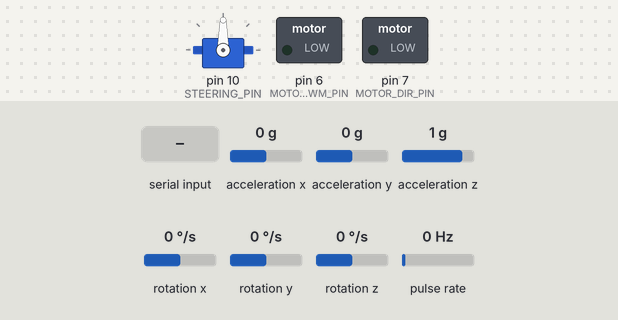
Bench run of a sketch on a simulated Arduino Uno, built with avr-gcc and run on an emulated ATmega328P. On the bench: servo, switched loads named in the sketch (green lamp = pin HIGH). Wiring (inferred from the names in the program): pulse sensor: data pin 2; MPU-6050 motion sensor at I2C address 0x68. Inputs (shaded band) come from the test bench; at power-on: acceleration x 0 g, acceleration y 0 g, acceleration z 1 g, rotation x 0 °/s, rotation y 0 °/s, rotation z 0 °/s, pulse rate 0 Hz. What the sketch prints to the serial monitor is not drawn.

Above: at 10.3 s.
10.4 s: "90,45\n" received over Serial
At 11.4 s:
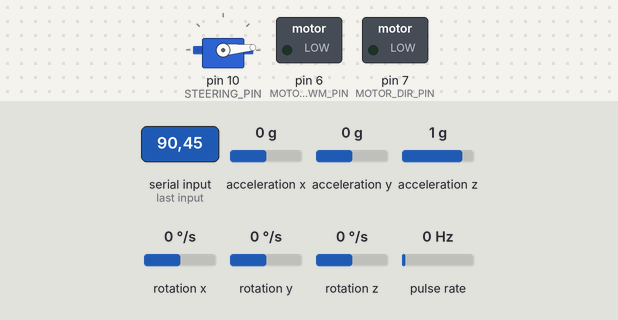
11.9 s: "30,150\n" received over Serial
At 12.5 s:
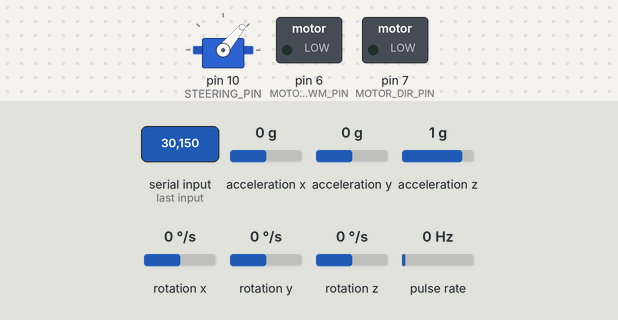
Timing chart, 0 to 14.9 s (numbered marks = the images above; inputs shaded):
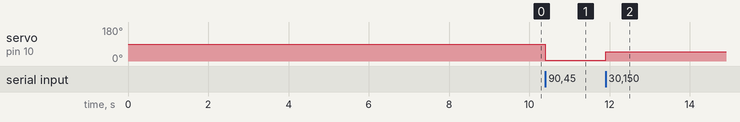

The sketch:

NEW_M5.ino
```cpp
#include <Wire.h>
#include <Servo.h>

// =====================================================
// MPU6050
// =====================================================
const int MPU = 0x68;

int16_t AccX, AccY, AccZ;
int16_t GyroX, GyroY, GyroZ;

float roll = 0;
float pitch = 0;
float yaw = 0;

float accRoll, accPitch;

float gyroBiasX = 0;
float gyroBiasY = 0;
float gyroBiasZ = 0;

// Gyro correction
// Real 360 degrees measured as 351 degrees
// Correction factor = 360 / 351 = 1.0256
const float gyroZScale = 1.0256;

// Gyro deadband thresholds
const float gyroXYThreshold = 0.8;
const float gyroZThreshold = 0.3;

// =====================================================
// MOTOR + SERVO
// =====================================================
#define MOTOR_PWM_PIN   6
#define MOTOR_DIR_PIN   7
#define STEERING_PIN    10
#define STEERING_MIN    0
#define STEERING_MAX    180

Servo steeringServo;

// =====================================================
// ENCODER
// =====================================================
#define ENCODER_PIN 2

volatile long encoderCount = 0;
long prevEncoderCount = 0;

const float encoderPPR = 11.0;

// total gear reduction
// 34 internal × 2.8 external ≈ 95.2
const float gearboxRatio = 95.2;

// =====================================================
// VEHICLE PARAMETERS
// =====================================================

// wheel diameter = 6.5 cm
const float wheelDiameter = 0.065;

// wheel circumference
const float wheelCircumference =
    PI * wheelDiameter;

// experimentally calibrated factor
const float calibrationFactor = 0.943;

// measured real maximum speed
const float MAX_LINEAR_SPEED = 0.17;

// =====================================================
// STATES
// =====================================================

// longitudinal speed
float actualSpeed = 0;

// filtered speed
float filteredSpeed = 0;

// global x position
float x = 0.0;

// global y position
float y = 0.0;

// heading angle
float theta = 0.0;

// =====================================================
// CONTROL
// =====================================================
float targetSpeed = 0;
float Kp = 2.0;

// =====================================================
// TIMING
// =====================================================
unsigned long prevTime = 0;
float dt = 0;

// =====================================================
// ENCODER INTERRUPT
// =====================================================
void countEncoder() {
    encoderCount++;
}

// =====================================================
// MPU FUNCTIONS
// =====================================================
void writeMPU(byte reg, byte data) {

    Wire.beginTransmission(MPU);
    Wire.write(reg);
    Wire.write(data);
    Wire.endTransmission(true);
}

void readMPU() {

    Wire.beginTransmission(MPU);
    Wire.write(0x3B);
    Wire.endTransmission(false);

    Wire.requestFrom(MPU, 14, true);

    AccX = Wire.read() << 8 | Wire.read();
    AccY = Wire.read() << 8 | Wire.read();
    AccZ = Wire.read() << 8 | Wire.read();

    Wire.read();
    Wire.read();

    GyroX = Wire.read() << 8 | Wire.read();
    GyroY = Wire.read() << 8 | Wire.read();
    GyroZ = Wire.read() << 8 | Wire.read();
}

void calibrateGyro() {

    Serial.println("Calibrating...");
    delay(3000);

    const int samples = 2000;

    for (int i = 0; i < samples; i++) {

        Wire.beginTransmission(MPU);
        Wire.write(0x43);
        Wire.endTransmission(false);

        Wire.requestFrom(MPU, 6, true);

        GyroX = Wire.read() << 8 | Wire.read();
        GyroY = Wire.read() << 8 | Wire.read();
        GyroZ = Wire.read() << 8 | Wire.read();

        gyroBiasX += GyroX;
        gyroBiasY += GyroY;
        gyroBiasZ += GyroZ;

        delay(2);
    }

    gyroBiasX /= (samples * 131.0);
    gyroBiasY /= (samples * 131.0);
    gyroBiasZ /= (samples * 131.0);

    Serial.println("Calibration Complete");
}

// =====================================================
// SETUP
// =====================================================
void setup() {

    Serial.begin(115200);
    Serial.setTimeout(20);

    // MPU6050
    Wire.begin();

    writeMPU(0x6B, 0x00);
    writeMPU(0x1B, 0x00);
    writeMPU(0x1C, 0x00);
    writeMPU(0x1A, 0x03);
    writeMPU(0x19, 9);

    delay(200);

    calibrateGyro();

    // MOTOR
    pinMode(MOTOR_PWM_PIN, OUTPUT);
    pinMode(MOTOR_DIR_PIN, OUTPUT);

    // ENCODER
    pinMode(ENCODER_PIN, INPUT_PULLUP);

    attachInterrupt(
        digitalPinToInterrupt(ENCODER_PIN),
        countEncoder,
        RISING
    );

    // SERVO
    steeringServo.attach(STEERING_PIN);
    steeringServo.write(90);

    prevTime = millis();

    Serial.println("START");
}

// =====================================================
// LOOP
// =====================================================
void loop() {

    // =====================================================
    // RECEIVE COMMANDS FROM PI
    // Format: S0.50,A90
    // =====================================================
    if (Serial.available() > 0) {

        String data = Serial.readStringUntil('\n');

        int commaIndex = data.indexOf(',');

        if (commaIndex != -1) {

            // normalized speed command
            float normalizedCommand =
                data.substring(1, commaIndex).toFloat();

            // convert to real m/s
            targetSpeed =
                normalizedCommand * MAX_LINEAR_SPEED;

            // steering angle
            float servoAngle =
                data.substring(commaIndex + 2).toFloat();

            servoAngle = constrain(
                servoAngle,
                STEERING_MIN,
                STEERING_MAX
            );

            steeringServo.write((int)servoAngle);
        }
    }

    // =====================================================
    // TIMING
    // =====================================================
    unsigned long currentTime = millis();

    dt = (currentTime - prevTime) / 1000.0;

    if (dt < 0.05)
        return;

    prevTime = currentTime;

    // =====================================================
    // MPU6050
    // =====================================================
    readMPU();

    accRoll = atan2(
                  (float)AccY,
                  (float)AccZ
              ) * 180.0 / PI;

    accPitch = atan2(
                   -(float)AccX,
                   sqrt(
                       (float)AccY * AccY +
                       (float)AccZ * AccZ
                   )
               ) * 180.0 / PI;

    float gyroX =
        ((float)GyroX / 131.0) - gyroBiasX;

    float gyroY =
        ((float)GyroY / 131.0) - gyroBiasY;

    float gyroZ =
        (((float)GyroZ / 131.0) - gyroBiasZ) * gyroZScale;

    // Remove very small gyro noise
    if (abs(gyroX) < gyroXYThreshold) gyroX = 0;
    if (abs(gyroY) < gyroXYThreshold) gyroY = 0;
    if (abs(gyroZ) < gyroZThreshold) gyroZ = 0;

    roll =
        0.97 * (roll + gyroX * dt)
        + 0.03 * accRoll;

    pitch =
        0.97 * (pitch + gyroY * dt)
        + 0.03 * accPitch;

    yaw += gyroZ * dt;

    // =====================================================
    // HEADING ANGLE
    // =====================================================

    theta = yaw * PI / 180.0;

    // =====================================================
    // SPEED FROM ENCODER
    // =====================================================

    noInterrupts();
    long currentCount = encoderCount;
    interrupts();

    long deltaCounts =
        currentCount - prevEncoderCount;

    prevEncoderCount = currentCount;

    // motor RPM
    float motorRPM =
        (deltaCounts / encoderPPR)
        * (60.0 / dt);

    // wheel RPM after gearbox
    float wheelRPM =
        motorRPM / gearboxRatio;

    // calibrated linear speed
    actualSpeed =
        calibrationFactor *
        (wheelRPM * wheelCircumference)
        / 60.0;

    // low-pass filtering
    filteredSpeed =
        0.3 * filteredSpeed
        + 0.7 * actualSpeed;

    // =====================================================
    // ODOMETRY
    // =====================================================

    float vx =
        filteredSpeed * cos(theta);

    float vy =
        filteredSpeed * sin(theta);

    // Euler integration
    x += vx * dt;
    y += vy * dt;

    // =====================================================
    // P CONTROL
    // =====================================================
    float error =
        abs(targetSpeed) - filteredSpeed;

    int basePWM =
        (int)(
            (abs(targetSpeed) / MAX_LINEAR_SPEED)
            * 180
        );

    int correction =
        (int)(Kp * error * 300);

    int pwmValue =
        basePWM + correction;

    pwmValue = constrain(pwmValue, 0, 255);

    // =====================================================
    // MOTOR DIRECTION
    // =====================================================
    if (targetSpeed > 0.01) {

        digitalWrite(MOTOR_DIR_PIN, HIGH);
        analogWrite(MOTOR_PWM_PIN, pwmValue);

    } else if (targetSpeed < -0.01) {

        digitalWrite(MOTOR_DIR_PIN, LOW);
        analogWrite(MOTOR_PWM_PIN, pwmValue);

    } else {

        analogWrite(MOTOR_PWM_PIN, 0);
    }

    // =====================================================
    // SERIAL OUTPUT
    // =====================================================
    Serial.print("Roll:");
    Serial.print(roll, 1);

    Serial.print(",Pitch:");
    Serial.print(pitch, 1);

    Serial.print(",Yaw:");
    Serial.print(yaw, 1);

    Serial.print(",Encoder:");
    Serial.print(currentCount);

    Serial.print(",Speed:");
    Serial.print(filteredSpeed, 3);

    Serial.print(",x:");
    Serial.print(x, 3);

    Serial.print(",y:");
    Serial.print(y, 3);

    Serial.print(",theta:");
    Serial.println(theta, 3);
}
```

Measured:
- after the input at 10.4 s, servo on pin 10 (STEERING_PIN): 90° → 5° at once
- after the input at 11.9 s, servo on pin 10 (STEERING_PIN): 5° → 50° at once
